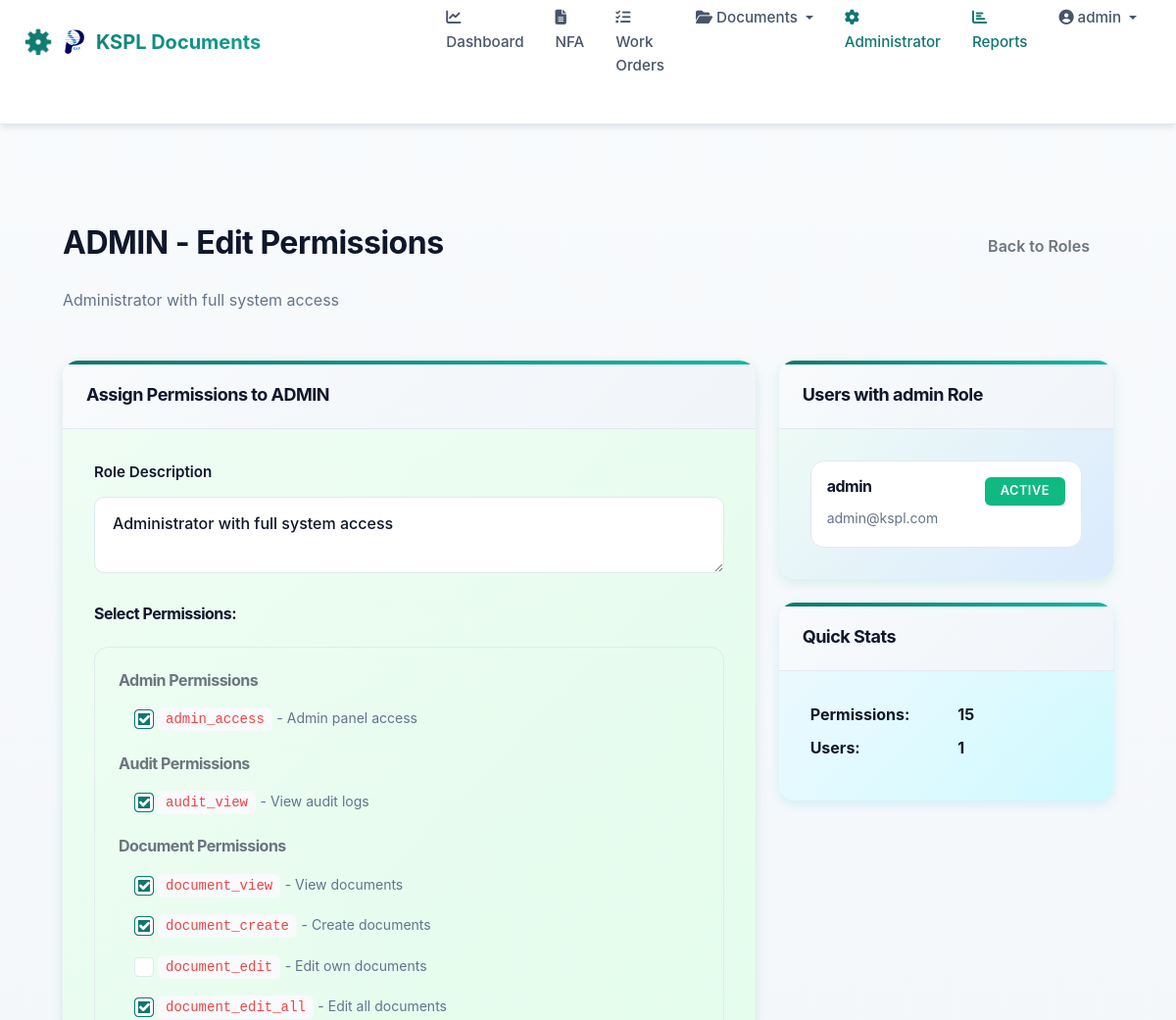
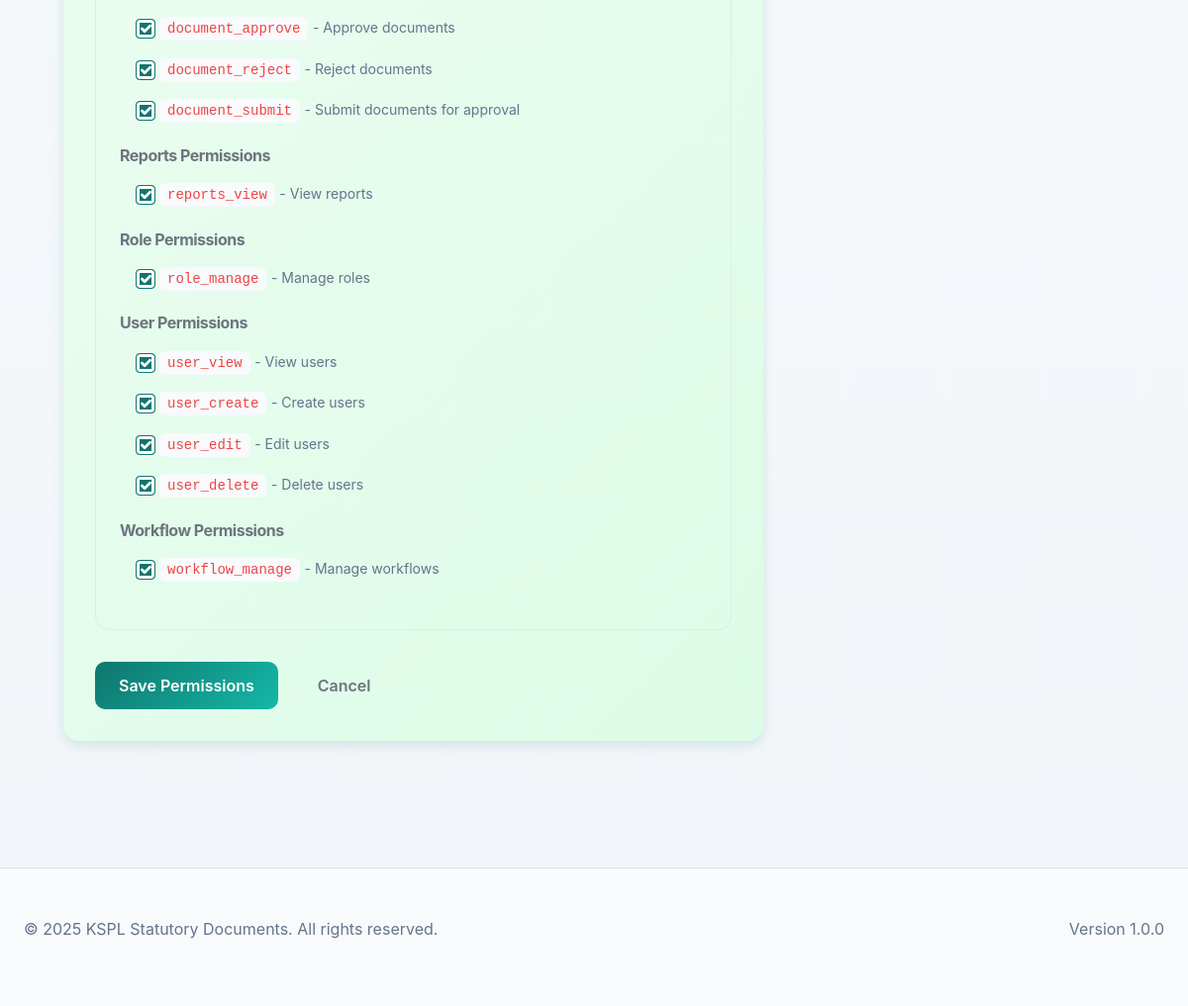
The page /admin/roles/1 (signed in) on the database its author committed (2 pictures, top to bottom).
### models/__init__.py (models this page shows, shortened)
class User(UserMixin, db.Model):
    __tablename__ = 'users'
    id = db.Column(db.Integer, primary_key=True)
    username = db.Column(db.String(120), unique=True, nullable=False)
    email = db.Column(db.String(120), unique=True, nullable=False)
    password_hash = db.Column(db.String(255), nullable=False)
    first_name = db.Column(db.String(120))
    last_name = db.Column(db.String(120))
    department_id = db.Column(db.Integer, db.ForeignKey('departments.id'))
    is_active = db.Column(db.Boolean, default=True)
    created_at = db.Column(db.DateTime, default=datetime.utcnow)
    roles = db.relationship('Role', secondary='user_roles', backref=db.backref('users', lazy='dynamic'))
    department = db.relationship('Department', backref='users')
    def has_role(self, role_name):
        return any(role.name == role_name for role in self.roles)

class Role(db.Model):
    __tablename__ = 'roles'
    id = db.Column(db.Integer, primary_key=True)
    name = db.Column(db.String(120), unique=True, nullable=False)
    description = db.Column(db.Text)
    permissions = db.relationship('Permission', secondary='role_permissions', backref=db.backref('roles', lazy='dynamic'))

class Permission(db.Model):
    __tablename__ = 'permissions'
    id = db.Column(db.Integer, primary_key=True)
    name = db.Column(db.String(120), unique=True, nullable=False)
    description = db.Column(db.Text)

### routes/admin.py (the view)
@admin_bp.route('/roles/<int:role_id>', methods=['GET'])
@login_required
@require_role('admin')
def role_view(role_id):
    role = Role.query.get_or_404(role_id)
    all_permissions = Permission.query.all()
    role_permission_ids = [perm.id for perm in role.permissions]
    return render_template('admin/role_view.html',
                         role=role,
                         all_permissions=all_permissions,
                         role_permission_ids=role_permission_ids)

### utils/__init__.py (called while the page is built)
def require_role(role_name):
    def decorator(f):
        @wraps(f)
        def decorated_function(*args, **kwargs):
            if not current_user.is_authenticated:
                abort(401)
            user_role_names = [role.name for role in current_user.roles]
            if role_name not in user_role_names:
                abort(403)
            return f(*args, **kwargs)
        return decorated_function
    return decorator

### templates/admin/role_view.html
{% extends "index.html" %}
{% block content %}
<div class="container-fluid mt-4">
    <div class="row mb-4">
        <div class="col-md-8">
            <h2>{{ role.name | upper }} - Edit Permissions</h2>
            <p class="text-muted">{{ role.description }}</p>
        </div>
        <div class="col-md-4 text-end">
            <a href="{{ url_for('admin.role_list') }}" class="btn btn-outline-secondary">Back to Roles</a>
        </div>
    </div>
    <div class="row">
        <div class="col-md-8">
            <div class="card card-primary border-0">
                <div class="card-header bg-transparent">
                    <h5 class="mb-0">Assign Permissions to {{ role.name | upper }}</h5>
                </div>
                <div class="card-body">
                    <form method="POST">
                        <div class="mb-4">
                            <label for="description" class="form-label">Role Description</label>
                            <textarea name="description" id="description" class="form-control" rows="2">{{ role.description }}</textarea>
                        </div>
                        <div class="mb-4">
                            <h6 class="mb-3">Select Permissions:</h6>
                            <div class="border rounded p-3">
                                {% if all_permissions %}
                                    {% set grouped_perms = {} %}
                                    {% for perm in all_permissions %}
                                        {% set prefix = perm.name.split('_')[0] %}
                                        {% if prefix not in grouped_perms %}
                                            {% set _ = grouped_perms.update({prefix: []}) %}
                                        {% endif %}
                                        {% set _ = grouped_perms[prefix].append(perm) %}
                                    {% endfor %}
                                    {% for category in grouped_perms.keys() | sort %}
                                    <div class="mb-3">
                                        <h6 class="text-secondary mb-2 text-capitalize">{{ category }} Permissions</h6>
                                        {% for perm in grouped_perms[category] %}
                                        <div class="form-check ms-3 mb-2">
                                            <input class="form-check-input" type="checkbox" name="permissions"
                                                   value="{{ perm.id }}" id="perm_{{ perm.id }}"
                                                   {% if perm.id in role_permission_ids %}checked{% endif %}>
                                            <label class="form-check-label" for="perm_{{ perm.id }}">
                                                <code>{{ perm.name }}</code>
                                                <small class="text-muted">- {{ perm.description }}</small>
                                            </label>
                                        </div>
                                        {% endfor %}
                                    </div>
                                    {% endfor %}
                                {% else %}
                                <p class="text-muted">No permissions available</p>
                                {% endif %}
                            </div>
                        </div>
                        <div class="d-flex gap-2">
                            <button type="submit" class="btn btn-primary">Save Permissions</button>
                            <a href="{{ url_for('admin.role_list') }}" class="btn btn-outline-secondary">Cancel</a>
                        </div>
                    </form>
                </div>
            </div>
        </div>
        <div class="col-md-4">
            <div class="card card-success border-0">
                <div class="card-header bg-transparent">
                    <h5 class="mb-0">Users with {{ role.name }} Role</h5>
                </div>
                <div class="card-body">
                    {% if role.users %}
                    <div class="list-group">
                        {% for user in role.users %}
                        <a href="{{ url_for('admin.user_edit', user_id=user.id) }}" class="list-group-item list-group-item-action">
                            <div class="d-flex w-100 justify-content-between">
                                <h6 class="mb-1">{{ user.username }}</h6>
                                {% if user.is_active %}
                                <span class="badge bg-success">Active</span>
                                {% else %}
                                <span class="badge bg-danger">Inactive</span>
                                {% endif %}
                            </div>
                            <small class="text-muted">{{ user.email }}</small>
                        </a>
                        {% endfor %}
                    </div>
                    {% else %}
                    <p class="text-muted text-center py-3">No users assigned to this role</p>
                    {% endif %}
                </div>
            </div>
            <div class="card card-info border-0 mt-3">
                <div class="card-header bg-transparent">
                    <h5 class="mb-0">Quick Stats</h5>
                </div>
                <div class="card-body">
                    <dl class="row mb-0">
                        <dt class="col-sm-6">Permissions:</dt>
                        <dd class="col-sm-6"><strong>{{ role.permissions | length }}</strong></dd>
                        <dt class="col-sm-6">Users:</dt>
                        <dd class="col-sm-6"><strong>{{ role.users.count() }}</strong></dd>
                    </dl>
                </div>
            </div>
        </div>
    </div>
</div>
{% endblock %}

### templates/index.html (shortened to what this page needs)
<!DOCTYPE html>
<html lang="en">
<head>
    <link href="https://cdn.jsdelivr.net/npm/bootstrap@5.1.3/dist/css/bootstrap.min.css" rel="stylesheet">
    <link rel="stylesheet" href="https://cdnjs.cloudflare.com/ajax/libs/font-awesome/6.4.0/css/all.min.css">
    <link rel="stylesheet" href="https://cdnjs.cloudflare.com/ajax/libs/tempusdominus-bootstrap-4/5.39.0/css/tempusdominus-bootstrap-4.min.css" />
    <link rel="stylesheet" href="{{ url_for('static', filename='main.css') }}">
</head>
<body>
    <nav class="navbar navbar-expand-lg navbar-light" style="padding: initial;">
        <div class="container-fluid px-4">
            <a class="navbar-brand d-flex align-items-center" href="{% if current_user.is_authenticated %}{% if current_user.has_role('admin') %}{{ url_for('admin.admin_dashboard') }}{% else %}{{ url_for('main.dashboard') }}{% endif %}{% else %}{{ url_for('auth.login') }}{% endif %}" style="gap: 12px;">
                <img style="max-width: 5%; height: auto;" src="{{ url_for('static', filename='images/ksp-logo.png') }}" alt="KSP Logo" height="40" class="img-fluid">
                <span>KSPL Documents</span>
            </a>
            <div class="collapse navbar-collapse" id="navbarNav">
                <ul class="navbar-nav ms-auto">
                    {% if current_user.is_authenticated %}
                        <li class="nav-item">
                            <a class="nav-link" href="{{ url_for('main.dashboard') }}">
                                <i class="fas fa-chart-line me-1"></i>Dashboard
                            </a>
                        </li>
                        <li class="nav-item">
                            <a class="nav-link" href="{{ url_for('main.nfa_list') }}">
                                <i class="fas fa-file-alt me-1"></i>NFA
                            </a>
                        </li>
                        <li class="nav-item">
                            <a class="nav-link" href="{{ url_for('main.work_order_list') }}">
                                <i class="fas fa-tasks me-1"></i>Work Orders
                            </a>
                        </li>
                        <li class="nav-item dropdown">
                            <a class="nav-link dropdown-toggle" href="#" id="documentsDropdown" role="button" data-bs-toggle="dropdown" aria-expanded="false">
                                <i class="fas fa-folder-open me-1"></i>Documents
                            </a>
                        </li>
                        <li class="nav-item">
                            <a class="nav-link text-primary" href="{{ url_for('admin.admin_dashboard') }}">
                                <i class="fas fa-cog me-1"></i>Administrator
                            </a>
                        </li>
                        <li class="nav-item">
                            <a class="nav-link text-primary" href="{{ url_for('admin.reports') }}">
                                <i class="fas fa-chart-bar me-1"></i>Reports
                            </a>
                        </li>
                        <li class="nav-item dropdown">
                            <a class="nav-link dropdown-toggle" href="#" id="userDropdown" role="button" data-bs-toggle="dropdown" aria-expanded="false">
                                <i class="fas fa-user-circle me-1"></i>{{ current_user.username }}
                            </a>
                        </li>
                    {% else %}
                        <li class="nav-item">
                            <a class="nav-link" href="{{ url_for('auth.login') }}">
                                <i class="fas fa-sign-in-alt me-1"></i>Login
                            </a>
                        </li>
                    {% endif %}
                </ul>
            </div>
        </div>
    </nav>
    <div class="container-fluid">
        {% block content %}{% endblock %}
    </div>
    <footer class="bg-light border-top mt-5 py-4">
        <div class="container-fluid px-4">
            <div class="row">
                <div class="col-md-6">
                    <p class="text-muted mb-0">© 2025 KSPL Statutory Documents. All rights reserved.</p>
                </div>
                <div class="col-md-6 text-md-end">
                    <p class="text-muted mb-0">Version 1.0.0</p>
                </div>
            </div>
        </div>
    </footer>
</body>
</html>

### rows shown on the page
User: username "admin", is_active "ACTIVE", email "admin@kspl.com"
Role: name "ADMIN", description "Administrator with full system access", name "admin"
Permission: permissions "☑", name "admin_access", description "Admin panel access"
Permission: permissions "☑", name "audit_view", description "View audit logs"
Permission: permissions "☑", name "document_view", description "View documents"
Permission: permissions "☑", name "document_create", description "Create documents"
Permission: name "document_edit", description "Edit own documents"
Permission: permissions "☑", name "document_edit_all", description "Edit all documents"
Permission: permissions "☑", name "document_approve", description "Approve documents"
Permission: permissions "☑", name "document_reject", description "Reject documents"
Permission: permissions "☑", name "document_submit", description "Submit documents for approval"
Permission: permissions "☑", name "reports_view", description "View reports"
Permission: permissions "☑", name "role_manage", description "Manage roles"
Permission: permissions "☑", name "user_view", description "View users"
Permission: permissions "☑", name "user_create", description "Create users"
Permission: permissions "☑", name "user_edit", description "Edit users"
Permission: permissions "☑", name "user_delete", description "Delete users"
Permission: permissions "☑", name "workflow_manage", description "Manage workflows"

### other values the page prints
{{ category }} "Admin" "Audit" "Document" "Reports" "Role" "User" "Workflow"
{{ role.permissions | length }} "15"
{{ role.users.count() }} "1"
